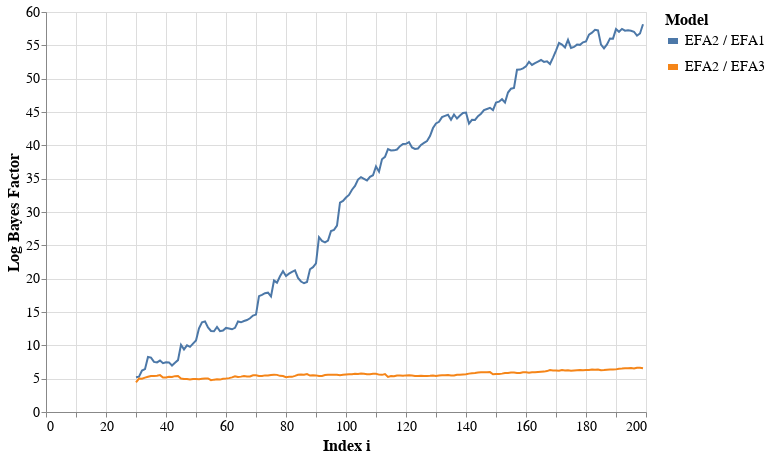

Notebook code cell kept with this figure:
### Code cell
bfdf = pd.DataFrame.from_dict(bf)
bfdf.rename({
    'm5':'AZ', 
    'm7':'EZ',
    'm9':'EFA2',
#     'm10':'EFA2.C',
    'm15':'EFA1',
    'm16':'EFA3'
}, axis=1, inplace=True)

bfdf['t']  = np.arange(30, len(bfdf)+30)
for i in ['EFA1', 'EFA3']:
    bfdf['EFA2 / '+str(i)] = bfdf['EFA2']-bfdf[str(i)]
bfdf.drop(['EFA2', 'EFA1', 'EZ', 'EFA3', 'AZ'], axis=1, inplace=True)
bfdf = bfdf.melt(id_vars='t', var_name='Model')

width = 600
height = 400
c = alt.Chart(bfdf).mark_line(
    strokeWidth = 2,
    ).encode(
    alt.X('t:Q', title='Index i', scale=alt.Scale(domain=[0,200])),
    alt.Y('value:Q', title='Log Bayes Factor'),
    alt.Color('Model')
    ).properties(
    width=width, height=height
    ).configure_legend(
    titleFontSize=16,
    labelFontSize=14,
    symbolStrokeWidth=6
    ).configure_axis(
    labelFontSize=14,
    titleFontSize=16
)
c

### Figure 1 — Vega-Lite specification as saved in the notebook (floating-point values rounded to 4 significant figures; data arrays with more than 128 entries replaced by an {"elided": "..."} marker saying what was removed)
{"config": {"view": {"continuousWidth": 400, "continuousHeight": 300}, "axis": {"labelFontSize": 14, "titleFontSize": 16}, "legend": {"labelFontSize": 14, "symbolStrokeWidth": 6, "titleFontSize": 16}}, "data": {"name": "data-d024f0d5b1b34f0dc0e6f5bdc99a2794"}, "mark": {"type": "line", "strokeWidth": 2}, "encoding": {"color": {"type": "nominal", "field": "Model"}, "x": {"type": "quantitative", "field": "t", "scale": {"domain": [0, 200]}, "title": "Index i"}, "y": {"type": "quantitative", "field": "value", "title": "Log Bayes Factor"}}, "height": 400, "width": 600, "$schema": "https://vega.github.io/schema/vega-lite/v4.8.1.json", "datasets": {"data-d024f0d5b1b34f0dc0e6f5bdc99a2794": {"elided": "340 records"}}}
